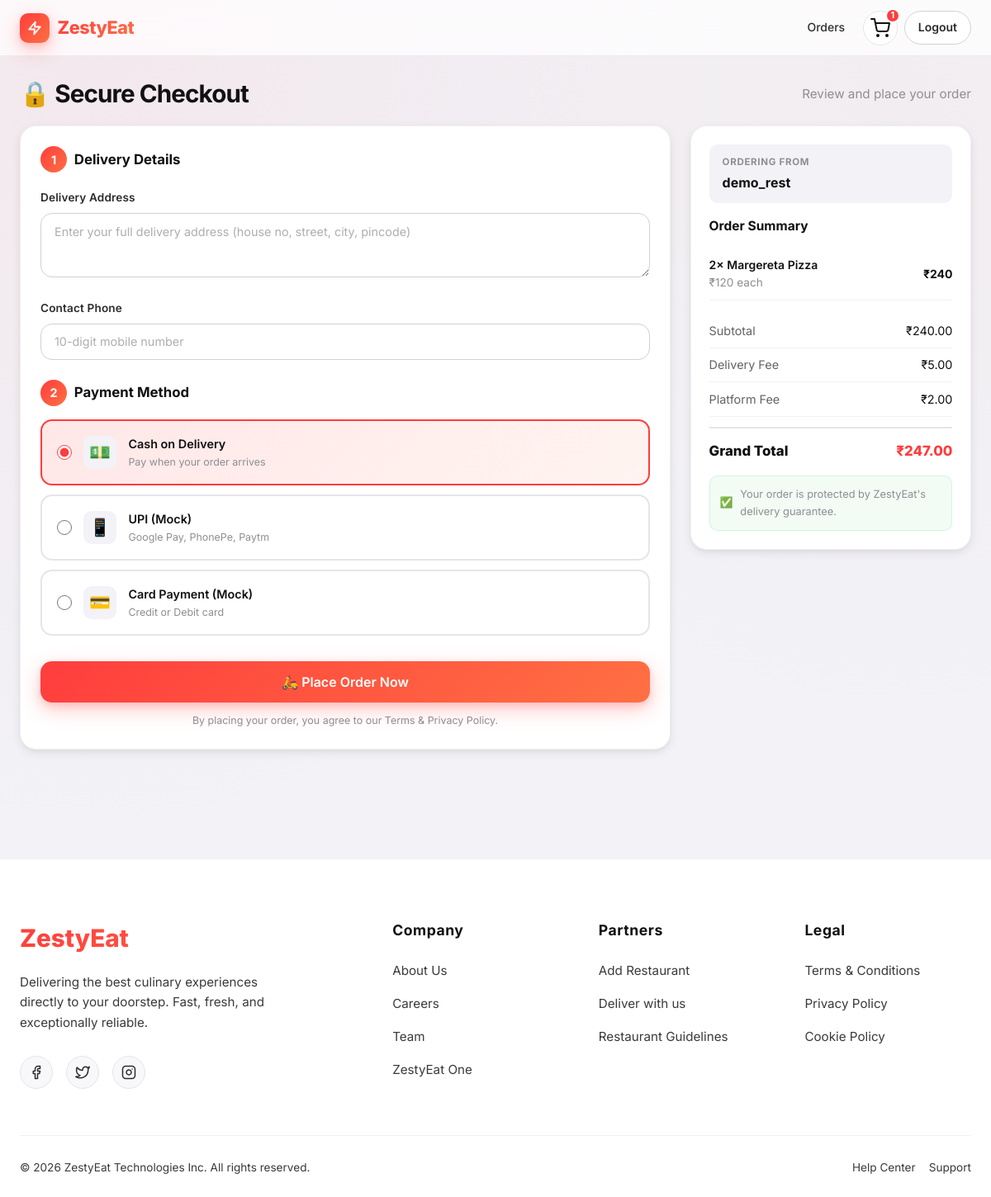
Before: /checkout (signed in) with the older database file.
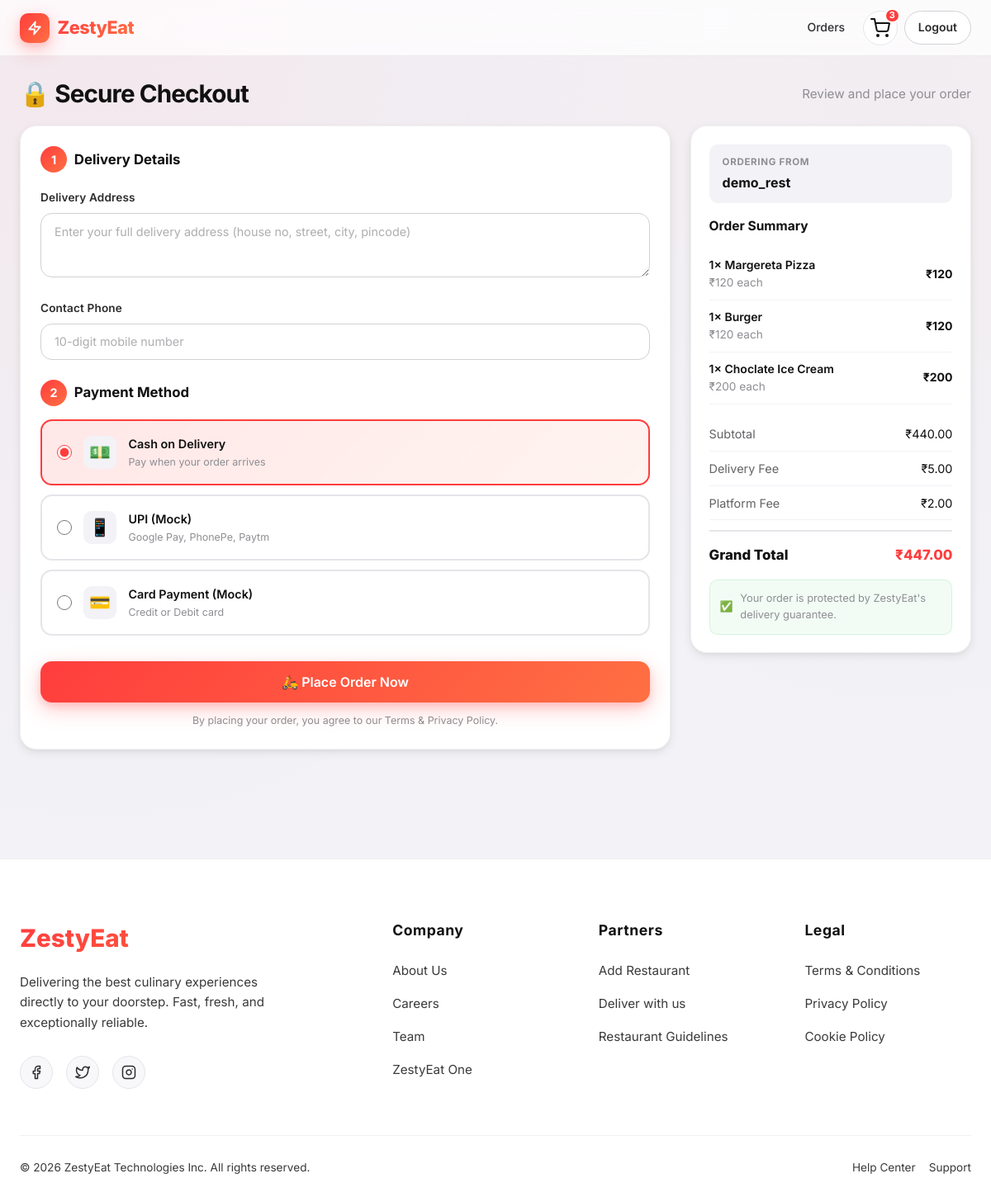
After: the same page with the newer database file.
### models.py (models this page shows)
class User(db.Model, UserMixin):
    id = db.Column(db.Integer, primary_key=True)
    username = db.Column(db.String(150), nullable=False)
    email = db.Column(db.String(150), unique=True, nullable=False)
    password = db.Column(db.String(60), nullable=False)
    role = db.Column(db.String(20), nullable=False, default='user') # 'user', 'restaurant', 'delivery'
    phone = db.Column(db.String(20), nullable=True)
    address = db.Column(db.Text, nullable=True)
    menus = db.relationship('MenuItem', backref='restaurant', lazy=True, foreign_keys='MenuItem.restaurant_id')
    orders = db.relationship('Order', backref='customer', lazy=True, foreign_keys='Order.user_id')
    restaurant_orders = db.relationship('Order', backref='restaurant', lazy=True, foreign_keys='Order.restaurant_id')
    delivery_assignments = db.relationship('Order', backref='delivery_partner', lazy=True, foreign_keys='Order.delivery_partner_id')
    cart_items = db.relationship('CartItem', backref='user', lazy=True)

class CartItem(db.Model):
    id = db.Column(db.Integer, primary_key=True)
    user_id = db.Column(db.Integer, db.ForeignKey('user.id'), nullable=False)
    menu_item_id = db.Column(db.Integer, db.ForeignKey('menu_item.id'), nullable=False)
    quantity = db.Column(db.Integer, nullable=False, default=1)
    menu_item = db.relationship('MenuItem')

class MenuItem(db.Model):
    id = db.Column(db.Integer, primary_key=True)
    name = db.Column(db.String(100), nullable=False)
    description = db.Column(db.Text, nullable=True)
    price = db.Column(db.Float, nullable=False)
    category = db.Column(db.String(50), nullable=False)
    image_url = db.Column(db.String(200), nullable=True, default='default_food.jpg')
    restaurant_id = db.Column(db.Integer, db.ForeignKey('user.id'), nullable=False)
    is_active = db.Column(db.Boolean, default=True)

### routes/user_routes.py (the view, shortened to what this page needs)
@user_bp.route('/checkout', methods=['GET', 'POST'])
@login_required
def checkout():
    cart_items = CartItem.query.filter_by(user_id=current_user.id).all()
    if not cart_items:
        flash('Your cart is empty', 'warning')
        return redirect(url_for('user.home'))
    subtotal = sum(item.menu_item.price * item.quantity for item in cart_items)
    delivery_fee = 5.0
    platform_fee = 2.0
    total = subtotal + delivery_fee + platform_fee
    return render_template('user/checkout.html', cart_items=cart_items, subtotal=subtotal, delivery_fee=delivery_fee, platform_fee=platform_fee, total=total)

### routes/user_routes.py (called while the page is built)
@user_bp.before_request
def check_role():
    if current_user.is_authenticated and current_user.role != 'user':
        flash('Redirecting to your portal.', 'info')
        return redirect(url_for(f'{current_user.role}.dashboard'))

### templates/user/checkout.html (shortened to what this page needs)
{% extends 'base_user.html' %}
{% block content %}
<div class="section-header fade-up">
    <h1 class="section-title">🔒 Secure Checkout</h1>
    <span class="section-subtitle">Review and place your order</span>
</div>
<div class="checkout-layout fade-up-1">
    <div>
        <div class="panel" style="padding:1.5rem;margin-bottom:1.25rem;">
            <h3 style="margin:0 0 1.25rem;font-size:1.05rem;display:flex;align-items:center;gap:.55rem;">
                <span style="width:32px;height:32px;border-radius:50%;background:var(--brand-gradient);color:#fff;display:inline-flex;align-items:center;justify-content:center;font-size:.9rem;font-weight:700;flex-shrink:0;">1</span>
                Delivery Details
            </h3>
            <form method="POST" id="checkoutForm">
                <div class="form-group">
                    <label class="form-label" for="address">Delivery Address</label>
                    <textarea name="address" id="address" class="form-control" rows="3" required
                        placeholder="Enter your full delivery address (house no, street, city, pincode)">{{ current_user.address or '' }}</textarea>
                </div>
                <div class="form-group">
                    <label class="form-label" for="phone">Contact Phone</label>
                    <input type="tel" name="phone" id="phone" class="form-control" required
                        placeholder="10-digit mobile number" value="{{ current_user.phone or '' }}" autocomplete="tel">
                </div>
                <h3 style="margin:1.5rem 0 1rem;font-size:1.05rem;display:flex;align-items:center;gap:.55rem;">
                    <span style="width:32px;height:32px;border-radius:50%;background:var(--brand-gradient);color:#fff;display:inline-flex;align-items:center;justify-content:center;font-size:.9rem;font-weight:700;flex-shrink:0;">2</span>
                    Payment Method
                </h3>
                <label class="payment-option selected" for="pay-cod">
                    <input type="radio" name="payment" id="pay-cod" value="cod" checked>
                    <div class="payment-icon">💵</div>
                    <div>
                        <div class="payment-label">Cash on Delivery</div>
                        <div class="payment-sub">Pay when your order arrives</div>
                    </div>
                </label>
                <label class="payment-option" for="pay-upi">
                    <input type="radio" name="payment" id="pay-upi" value="upi">
                    <div class="payment-icon">📱</div>
                    <div>
                        <div class="payment-label">UPI (Mock)</div>
                        <div class="payment-sub">Google Pay, PhonePe, Paytm</div>
                    </div>
                </label>
                <label class="payment-option" for="pay-card">
                    <input type="radio" name="payment" id="pay-card" value="card">
                    <div class="payment-icon">💳</div>
                    <div>
                        <div class="payment-label">Card Payment (Mock)</div>
                        <div class="payment-sub">Credit or Debit card</div>
                    </div>
                </label>
                <button type="submit" class="btn btn-primary btn-lg" style="width:100%;margin-top:1.25rem;font-size:1rem;justify-content:center;" id="placeOrderBtn">
                    🛵 Place Order Now
                </button>
                <p style="text-align:center;font-size:.78rem;color:var(--ink-400);margin:.75rem 0 0;">
                    By placing your order, you agree to our Terms & Privacy Policy.
                </p>
            </form>
        </div>
    </div>
    <div class="sidebar-sticky">
        <div class="panel" style="padding:1.35rem;overflow:hidden;">
            <div style="background:var(--ink-50);border-radius:var(--r-sm);padding:.75rem 1rem;margin-bottom:1rem;">
                <div style="font-size:.72rem;text-transform:uppercase;letter-spacing:.06em;font-weight:700;color:var(--ink-400);">Ordering From</div>
                <div style="font-weight:700;margin-top:.2rem;">{{ cart_items[0].menu_item.restaurant.username }}</div>
            </div>
            <h3 style="margin:0 0 .9rem;font-size:.97rem;">Order Summary</h3>
            <div style="max-height:240px;overflow-y:auto;margin-bottom:1rem;">
                {% for item in cart_items %}
                <div class="flex-between" style="padding:.55rem 0;border-bottom:1px solid var(--ink-50);font-size:.875rem;">
                    <div>
                        <div style="font-weight:600;">{{ item.quantity }}× {{ item.menu_item.name }}</div>
                        <div class="meta">₹{{ '%.0f' % item.menu_item.price }} each</div>
                    </div>
                    <span style="font-weight:700;">₹{{ '%.0f' % (item.menu_item.price * item.quantity) }}</span>
                </div>
                {% endfor %}
            </div>
            <div class="bill-row">
                <span class="label">Subtotal</span>
                <span>₹{{ '%.2f' % subtotal }}</span>
            </div>
            <div class="bill-row">
                <span class="label">Delivery Fee</span>
                <span>₹{{ '%.2f' % delivery_fee }}</span>
            </div>
            <div class="bill-row">
                <span class="label">Platform Fee</span>
                <span>₹{{ '%.2f' % platform_fee }}</span>
            </div>
            <div class="bill-total" style="margin-top:.75rem;">
                <span>Grand Total</span>
                <span class="amount">₹{{ '%.2f' % total }}</span>
            </div>
            <div style="margin-top:1rem;display:flex;align-items:center;gap:.55rem;font-size:.8rem;color:var(--ink-400);padding:.75rem;background:rgba(34,197,94,0.06);border-radius:var(--r-sm);border:1px solid rgba(34,197,94,0.15);">
                <span>✅</span> Your order is protected by ZestyEat's delivery guarantee.
            </div>
        </div>
    </div>
</div>
{% endblock %}

### templates/base_user.html (shortened to what this page needs)
<!DOCTYPE html>
<html lang="en">
<head>
    <link rel="stylesheet" href="{{ url_for('static', filename='css/style.css') }}">
</head>
<body>
    <nav class="topbar" id="topbar">
        <div class="topbar-inner">
            <a href="{{ url_for('user.home') }}" class="brand">
                <span class="brand-mark"><svg width="18" height="18" viewBox="0 0 24 24" fill="none" stroke="currentColor" stroke-width="2.5" stroke-linecap="round" stroke-linejoin="round"><polygon points="13 2 3 14 12 14 11 22 21 10 12 10 13 2"></polygon></svg></span>
                <span class="brand-text">ZestyEat</span>
            </a>
            <div class="nav-actions">
                {% if current_user.is_authenticated and current_user.role == 'user' %}
                    <a href="{{ url_for('user.order_history') }}" class="nav-link">Orders</a>
                    <a href="{{ url_for('user.cart') }}" class="icon-button" aria-label="Cart">
                        <svg width="24" height="24" fill="none" stroke="currentColor" stroke-width="2" stroke-linecap="round" stroke-linejoin="round"><circle cx="9" cy="21" r="1"></circle><circle cx="20" cy="21" r="1"></circle><path d="M1 1h4l2.68 13.39a2 2 0 0 0 2 1.61h9.72a2 2 0 0 0 2-1.61L23 6H6"></path></svg>
                        <span class="badge">{{ current_user.cart_items|length if current_user.cart_items else 0 }}</span>
                    </a>
                    <a href="{{ url_for('auth.logout') }}" class="nav-button secondary">Logout</a>
                {% else %}
                    <a href="{{ url_for('auth.login', role='user') }}" class="nav-link">Log In</a>
                    <a href="{{ url_for('auth.register', role='user') }}" class="nav-button primary">Sign Up</a>
                {% endif %}
            </div>
        </div>
    </nav>
    <main class="container page-shell">
        {% block content %}{% endblock %}
    </main>
    <footer class="footer">
        <div class="footer-inner">
            <div class="footer-content">
                <div class="footer-brand">
                    <span class="brand-text">ZestyEat</span>
                    <p>Delivering the best culinary experiences directly to your doorstep. Fast, fresh, and exceptionally reliable.</p>
                    <div class="social-links">
                        <a href="#" class="social-icon" aria-label="Facebook">
                            <svg width="18" height="18" viewBox="0 0 24 24" fill="none" stroke="currentColor" stroke-width="2" stroke-linecap="round" stroke-linejoin="round"><path d="M18 2h-3a5 5 0 0 0-5 5v3H7v4h3v8h4v-8h3l1-4h-4V7a1 1 0 0 1 1-1h3z"></path></svg>
                        </a>
                        <a href="#" class="social-icon" aria-label="Twitter">
                        </a>
                        <a href="#" class="social-icon" aria-label="Instagram">
                        </a>
                    </div>
                </div>
                <div class="footer-col">
                    <h4>Company</h4>
                    <ul>
                        <li><a href="#">About Us</a></li>
                        <li><a href="#">Careers</a></li>
                        <li><a href="#">Team</a></li>
                        <li><a href="#">ZestyEat One</a></li>
                    </ul>
                </div>
                <div class="footer-col">
                    <h4>Partners</h4>
                    <ul>
                        <li><a href="{{ url_for('auth.login', role='restaurant') }}">Add Restaurant</a></li>
                        <li><a href="{{ url_for('auth.login', role='delivery') }}">Deliver with us</a></li>
                        <li><a href="#">Restaurant Guidelines</a></li>
                    </ul>
                </div>
                <div class="footer-col">
                    <h4>Legal</h4>
                    <ul>
                        <li><a href="#">Terms & Conditions</a></li>
                        <li><a href="#">Privacy Policy</a></li>
                        <li><a href="#">Cookie Policy</a></li>
                    </ul>
                </div>
            </div>
            <div class="footer-bottom">
                <div>&copy; 2026 ZestyEat Technologies Inc. All rights reserved.</div>
                <div style="display:flex;gap:1rem;">
                    <a href="#" style="color:var(--ink-600);text-decoration:none;">Help Center</a>
                    <a href="#" style="color:var(--ink-600);text-decoration:none;">Support</a>
                </div>
            </div>
        </div>
    </footer>
</body>
</html>

Changed rows visible on the page:
changed CartItem "Margereta Pizza": quantity "2" → "1"
changed through a linked row, MenuItem (number 1 of 3 on the later page): item.menu_item.price*item.quantity "240" → "120"
added CartItem: quantity "1", menu_item.name "Burger"
now on this page (row unchanged): MenuItem: menu_item.price "120", item.menu_item.price*item.quantity "120"
added CartItem: quantity "1", menu_item.name "Choclate Ice Cream"
now on this page (row unchanged): MenuItem: menu_item.price "200", item.menu_item.price*item.quantity "200"
Other visible differences:
{{ current_user.cart_items|length if current_user.cart_items else 0 }}: "1" → "3"
{{ '%.2f' % subtotal }}: "240.00" → "440.00"
{{ '%.2f' % total }}: "247.00" → "447.00"
